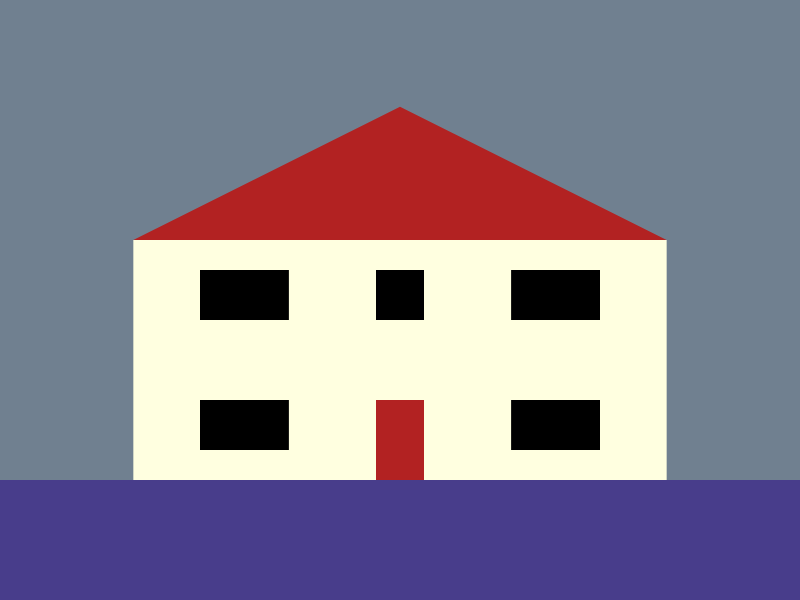
Frame 1 (no input)
Frame 60 (no input): identical to frame 1, image omitted
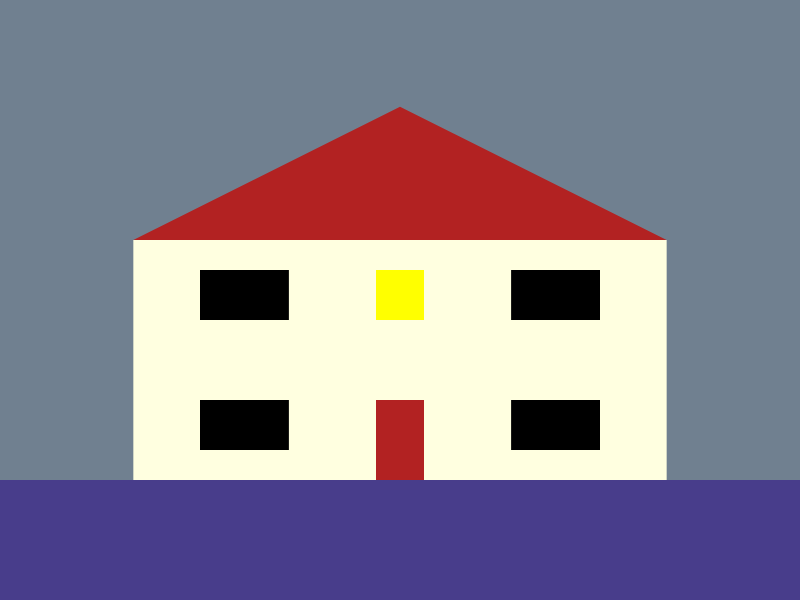
Frame 120 (the mouse pressed at the canvas centre since frame 60)

The p5.js sketch that drew these frames (run headless with seeded random() and noise() and a simulated clock; from frame 60 on, the mouse is pressed at the canvas centre):

// p5.js sketch
// ── sketch.js
var groundHeight;
var houseWidth;
var houseHeight;
var roofHeight;
var windows;

function setup() {
  createCanvas(800, 600);

  groundHeight = (height / 5) * 1;
  houseWidth = (width / 3) * 2;
  houseHeight = (height / 5) * 2;
  roofHeight = (height / 9) * 2;

  //initalise the windows
  windows = [
    {
      x: 200,
      y: 270,
      width: houseWidth / 6,
      height: 50,
      color: "black",
    },
    {
      x: width / 2 - 24,
      y: 270,
      width: 48,
      height: 50,
      color: "black",
    },
    {
      x: width - 200 - houseWidth / 6,
      y: 270,
      width: houseWidth / 6,
      height: 50,
      color: "black",
    },
    {
      x: 200,
      y: height - groundHeight - 80,
      width: houseWidth / 6,
      height: 50,
      color: "black",
    },
    {
      x: width - 200 - houseWidth / 6,
      y: height - groundHeight - 80,
      width: houseWidth / 6,
      height: 50,
      color: "black",
    },
  ];
}

function draw() {
  //draw the bg and ground
  background(112, 128, 144);
  noStroke();
  fill(72, 61, 139);
  rect(0, height - groundHeight, width, groundHeight);

  //draw the house without windows
  fill(255, 255, 224);
  rect(
    width / 2 - houseWidth / 2,
    height - groundHeight - houseHeight,
    houseWidth,
    houseHeight
  );
  fill(178, 34, 34);
  //roof
  triangle(
    width / 2,
    height - groundHeight - houseHeight - roofHeight,
    width / 2 - houseWidth / 2,
    height - groundHeight - houseHeight,
    width / 2 + houseWidth / 2,
    height - groundHeight - houseHeight
  );
  //door
  rect(width / 2 - 24, height - groundHeight - 80, 48, 80);

  //draw the windows
  fill(windows[0].color);
  rect(windows[0].x, windows[0].y, windows[0].width, windows[0].height);
  fill(windows[1].color);
  rect(windows[1].x, windows[1].y, windows[1].width, windows[1].height);
  fill(windows[2].color);
  rect(windows[2].x, windows[2].y, windows[2].width, windows[2].height);
  fill(windows[3].color);
  rect(windows[3].x, windows[3].y, windows[3].width, windows[3].height);
  fill(windows[4].color);
  rect(windows[4].x, windows[4].y, windows[4].width, windows[4].height);
}

function mousePressed() {
  for (var i = 0; i < 5; i++) {
    if (
      mouseX >= windows[i].x &&
      mouseX <= windows[i].x + windows[i].width &&
      mouseY >= windows[i].y &&
      mouseY <= windows[i].y + windows[i].height
    ) {
      lightSwitch(windows[i]);
    }
  }
}

function lightSwitch(obj) {
  if (obj.color == "black") {
    obj.color = "yellow";
  } else {
    obj.color = "black";
  }
}
